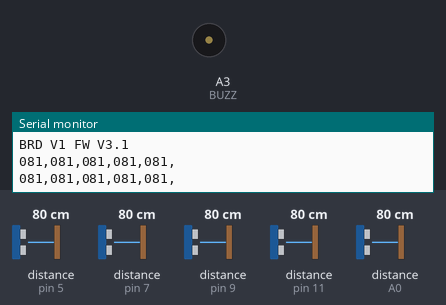
This sketch was run on a simulated Arduino Mega 2560, built with avr-gcc and run on an emulated ATmega2560. On the bench: buzzer (waves = sounding, pin HIGH), the last lines printed to the serial monitor. The test bench sets the inputs (shaded band); at power-on: distance to the obstacle (sensors on pin 5, pin 7, pin 9, pin 11, A0) 80 cm. The echo pulse lasts 58.3 µs per cm.

Above: at 1.5 s.
1.6 s: distance to the obstacle (sensor on pin 5) set to 32 cm
3.1 s: distance to the obstacle (sensor on pin 5) set to 26 cm
At 3.38 s:
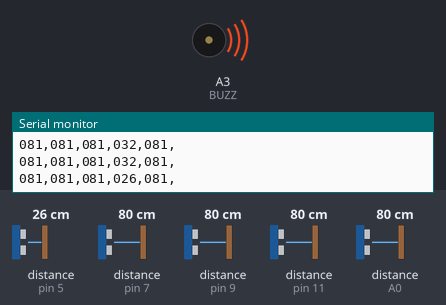
Timing chart, 0 to 6.1 s (numbered marks = the images above; inputs shaded):
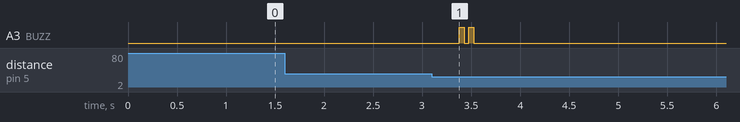

Measured:
- the behaviour switches between 30 and 29 cm on distance to the obstacle (sensor on pin 5) (found by bisection; images 0 and 1)
- after the input at 3.1 s, A3 (BUZZ): alternates HIGH for 0.05 s and LOW for 0.05 s, 4 changes in all, then stays LOW, starting after 0.28 s

The sketch:

Hardware_v31.ino
```cpp
#include <Wire.h> //Lib untuk komunikasi i2c
#define REFRESH_INTERVAL 500 // interval dalam 1 loop
#define DEB_MODE 1 // 0 untuk debug state, 1 untuk debug jarak
#define H_BAUD 9600 // baud rate yang dipakai untuk debug
#define S_BAUD 9600 // baud rate yang dipakai untuk komunikasi dgn esp
#define BUZZ A3 // Deklarasi Pin Buzzer
#define LED 13 // Deklarasi Pin Led

//----------Ping Settings----------
#include <NewPing.h> // ini Lib untuk baca sensor Ping
#define SONAR_NUM     5 // Banyaknya sensor yang dipakai
#define MAX_DISTANCE 100 // Batas maksimal pembacaan sensor, diatas nilai maksimal dijadikan 0
#define PING_INTERVAL 50 // Delay Antara Pembacaan Sensor, diatas 33ms untuk menghindari echo
#define DETECT_MIN_DISTANCE 5 // deteksi objek minimum
#define DETECT_MAX_DISTANCE 30 // deteksi objek maksimum
// jika nilai pembacaan sensor diantara nilai min dan maks, berarti objek terdeteksi

NewPing Sonar[SONAR_NUM] = {
  NewPing(12, 11, MAX_DISTANCE), //definisi pin yang dipakai untuk sensor ping urutan 1 (trigger pin, echo pin, jarak maksimum)
  NewPing(10, 9, MAX_DISTANCE), //definisi pin yang dipakai untuk sensor ping urutan 2 (trigger pin, echo pin, jarak maksimum)
  NewPing(8, 7, MAX_DISTANCE), //definisi pin yang dipakai untuk sensor ping urutan 3 (trigger pin, echo pin, jarak maksimum)
  NewPing(6, 5, MAX_DISTANCE), //definisi pin yang dipakai untuk sensor ping urutan 4 (trigger pin, echo pin, jarak maksimum)
  NewPing(4, A0, MAX_DISTANCE), //definisi pin yang dipakai untuk sensor ping urutan 4 (trigger pin, echo pin, jarak maksimum)
};
byte Distance[SONAR_NUM]; // variable untuk menyimpan data nilai jarak objek
byte State[SONAR_NUM]; // variable untuk menyimpan data status objek, 1 = ada, 0 = tidak ada
byte State_Temp[SONAR_NUM]; // variable untuk menyimpan data status objek sebelumnya , 1 = ada, 0 = tidak ada
bool Match; // variable flag hasil perbandingan nilai status sekarang dengan sebelumnya, 1 = sama, 0 = tidak sama
char DebugVar[3];
byte Used_Slot;
byte Free_Slot;

void setup() {
  Serial.begin(H_BAUD); // baud rate yang dipakai untuk debug
  Serial.println("BRD V1 FW V3.1");
  pinMode(BUZZ, OUTPUT);
}

void loop() {
  Scan_Sensor();
  Debug();
  if ((Check_Arrays(State, State_Temp, SONAR_NUM)) != true) // scan, ada perubaham?
  {
    //Serial.println("berubah");
    Notify(2, 50);
    Match = true; // reset var match
  }
  Fill_Temp();
  delay(REFRESH_INTERVAL);
}
```

Helper.ino
```cpp
void Debug()
{
  if (DEB_MODE == 1)
  {
    Debug_Sensor_Distance();
  }
  else
  {
    Debug_Sensor_State();
  }
}

int Notify(int x, int y) // notif x=banyaknya, y=delay
{
  for (int i = 0; i < x; i++)
  {
    digitalWrite(BUZZ, HIGH);
    digitalWrite(LED, HIGH);
    delay(y);
    digitalWrite(BUZZ, LOW);
    digitalWrite(LED, LOW);
    delay(y);
  }
}
```

Ultrasonic.ino
```cpp
void Scan_Sensor() // algoritma pembacaan sensor secara berututan
{
  Used_Slot = 0;
  for (byte i = 0; i < SONAR_NUM; i++)
  {
    Distance[i] = Sonar[i].ping_cm();
    if (Distance[i] > DETECT_MIN_DISTANCE && Distance[i] < DETECT_MAX_DISTANCE && Distance[i] != 0)
    {
      State[i] = 1;
      Used_Slot++;
    }
    else
    {
      State[i] = 0;
    }
    delay(PING_INTERVAL);
  }
  Free_Slot = SONAR_NUM - Used_Slot;
}

void Debug_Sensor_State()
{
  for (byte i = 0; i < SONAR_NUM; i++)
  {
    Serial.print(State[i]);
    Serial.print(",");
  }
  Serial.println();
}

void Debug_Sensor_Distance()
{
  for (byte i = 0; i < SONAR_NUM; i++)
  {
    //Serial.print(Distance[i]);
    sprintf(DebugVar, "%03d", Distance[i]);
    Serial.print(DebugVar);
    Serial.print(",");
  }
  Serial.println();
}

void Fill_Temp() // algoritma pengisian array sebelumnya dengan array yang sekarang
{
  for (byte i = 0 ; i < SONAR_NUM; i++)
  {
    State_Temp[i] = State[i];
  }
}

boolean Check_Arrays(byte ArrayA[], byte ArrayB[], byte NumItem) // algoritma pembanding array status sebelumnya dengan array status sekarang
{
  boolean Same = true;
  byte i = 0;
  while (i < NumItem && Same)
  {
    Same = ArrayA[i] == ArrayB[i];
    i++;
  }
  return Same;
}
```
